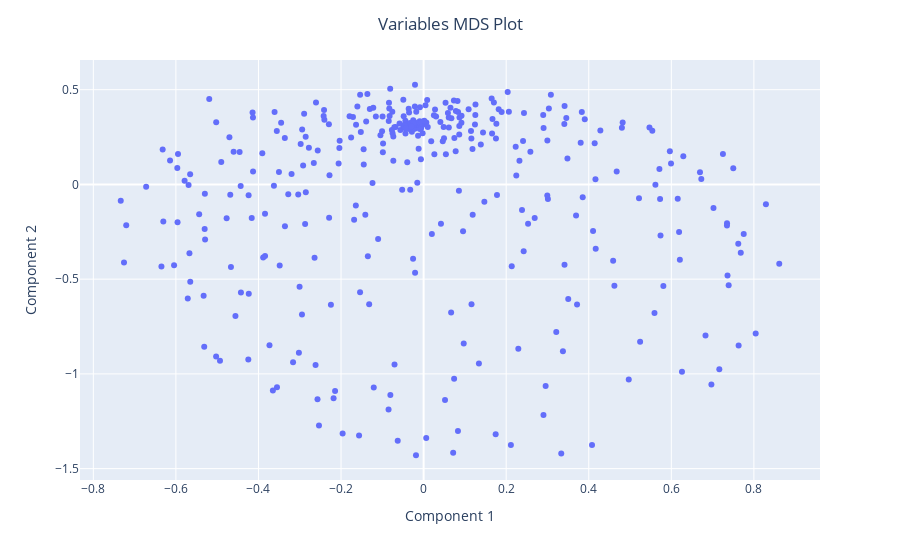

Notebook source saved alongside this figure:
### Code cell
variables_df = pd.DataFrame({"Component 1":embedding_variables[:,0],
                             "Component 2":embedding_variables[:,1]})


fig = px.scatter(variables_df, 
                 x="Component 1", 
                 y="Component 2")
fig.update_layout(title="Variables MDS Plot",
                  title_x=0.5)

### Figure 1 — Plotly figure (JSON) as saved in the notebook; plotly's stock layout.template omitted (floating-point values rounded to 4 significant figures; data arrays with more than 128 entries replaced by an {"elided": "..."} marker saying what was removed)
{"data": [{"hovertemplate": "Component 1=%{x}<br>Component 2=%{y}<extra></extra>", "legendgroup": "", "marker": {"color": "#636efa", "symbol": "circle"}, "mode": "markers", "name": "", "orientation": "v", "showlegend": false, "type": "scatter", "x": {"elided": "407 float values"}, "xaxis": "x", "y": {"elided": "407 float values"}, "yaxis": "y"}], "layout": {"legend": {"tracegroupgap": 0}, "margin": {"t": 60}, "title": {"text": "Variables MDS Plot", "x": 0.5}, "xaxis": {"anchor": "y", "domain": [0, 1], "title": {"text": "Component 1"}}, "yaxis": {"anchor": "x", "domain": [0, 1], "title": {"text": "Component 2"}}}}
